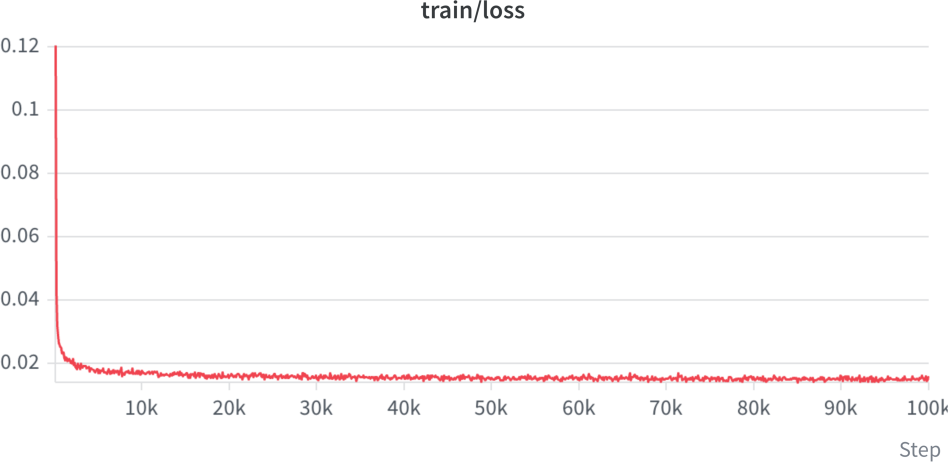
#> input picture loss_curve.png, 1896 x 923 px (shown at 1/2 size)
$ python border_stats.py ..
#> lines starting #> are read from the running program, lines starting #| are printed output that depends on the picture
#!/usr/bin/env python
"""
Border statistics for sample sets: quantifies the black-border artifact.

Per image: mean intensity of the outer k-px frame vs the interior.
Reports per directory: frame/interior ratio, full black-frame rate, and
one-sided black-band rate (the signature of translate-augmentation fill).

CPU-only, no model needed. Compare any number of dirs side by side:
    python scripts/border_stats.py logs/<run>/checkpoints/samples/generated \
        witness_samples/baseline --reference
(--reference appends the real images dir as the control row.)
"""

import argparse
import glob
import os

import numpy as np
from PIL import Image


def stats_for_dir(d, k=3, limit=2000):
#> called with d = '..', k = 3, limit = 2000
    files = sorted(glob.glob(os.path.join(d, "*.png")) + glob.glob(os.path.join(d, "*.jpg")))
    if not files:
        raise FileNotFoundError(f"no images in {d}")
    if len(files) > limit:
        idx = np.random.default_rng(0).choice(len(files), size=limit, replace=False)
        files = [files[i] for i in sorted(idx)]
    frames, inners, full_frame, one_band = [], [], 0, 0
    for f in files:
        a = np.asarray(Image.open(f).convert("RGB"), np.float32) / 255.0
        sides = [a[:k], a[-k:], a[k:-k, :k], a[k:-k, -k:]]
        frame = np.concatenate([s.ravel() for s in sides])
        inner = a[k:-k, k:-k]
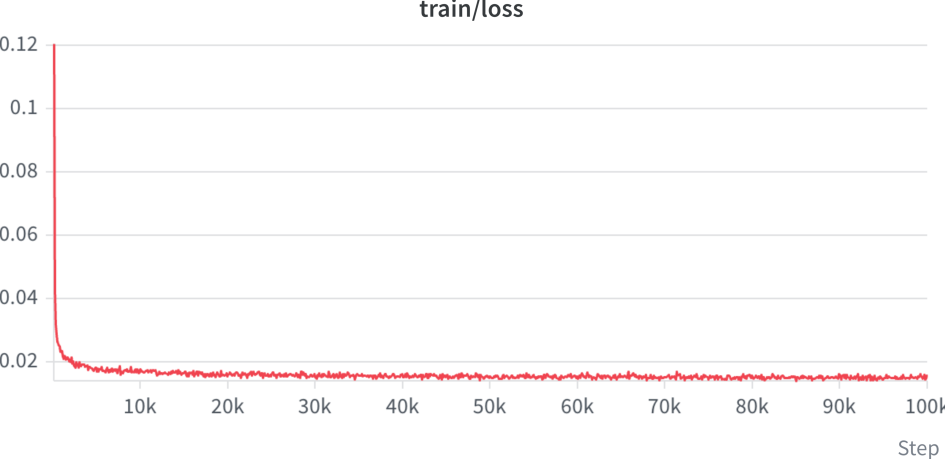
#> inner: shape (917, 1890, 3) float32 (shown at 1/2 size); mean R, G, B 0.991, 0.984, 0.985
        fm, im = frame.mean(), inner.mean()
#> fm = 0.996; im = 0.987
        frames.append(fm); inners.append(im)
        if fm < 0.15 and im > fm + 0.1:
            full_frame += 1
        elif any(s.mean() < 0.10 and im > s.mean() + 0.15 for s in sides):
            one_band += 1
    n = len(files)
#> n = 2
    return dict(n=n, frame=np.mean(frames), inner=np.mean(inners),
                ratio=float(np.mean(np.array(frames) / (np.array(inners) + 1e-6))),
                full_pct=100 * full_frame / n, band_pct=100 * one_band / n)


def main():
    ap = argparse.ArgumentParser(description=__doc__, formatter_class=argparse.RawDescriptionHelpFormatter)
    ap.add_argument("dirs", nargs="+", help="sample directories to analyze")
    ap.add_argument("--reference", action="store_true",
                    help="also analyze the real reference images as a control row")
    ap.add_argument("--k", type=int, default=3, help="frame thickness in px (default 3)")
    args = ap.parse_args()

    dirs = list(args.dirs)
    if args.reference:
        hits = glob.glob("data/celeba/*/images") + glob.glob("dataset/*/images")
        if hits:
            dirs.append(hits[0])

    print(f"{'directory':55s} {'n':>5s} {'frame':>6s} {'inner':>6s} {'ratio':>6s} {'frame%':>7s} {'band%':>6s}")
    for d in dirs:
        s = stats_for_dir(d, k=args.k)
        print(f"{d[:55]:55s} {s['n']:5d} {s['frame']:6.3f} {s['inner']:6.3f} "
              f"{s['ratio']:6.2f} {s['full_pct']:7.1f} {s['band_pct']:6.1f}")
    print("\nratio ~1.0 + frame%<~7 = matches real data; low ratio / high %s = border artifact")


if __name__ == "__main__":
    main()
